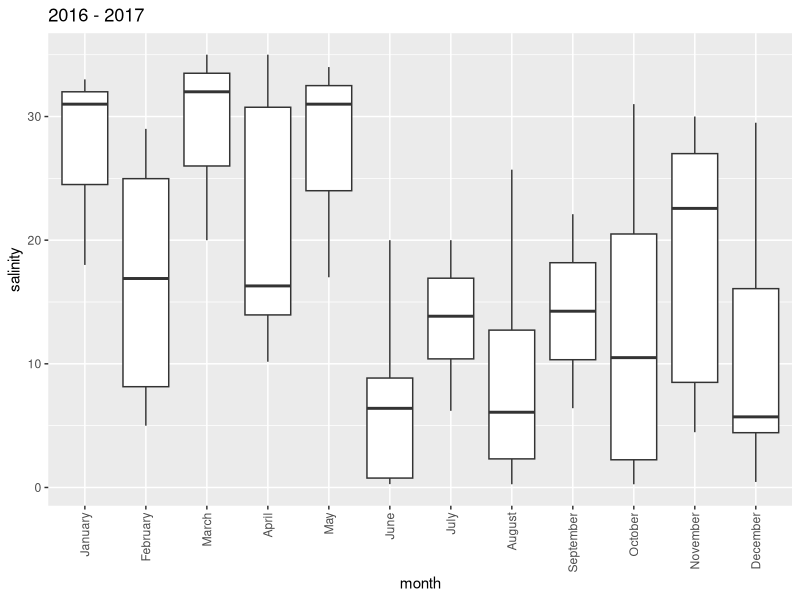
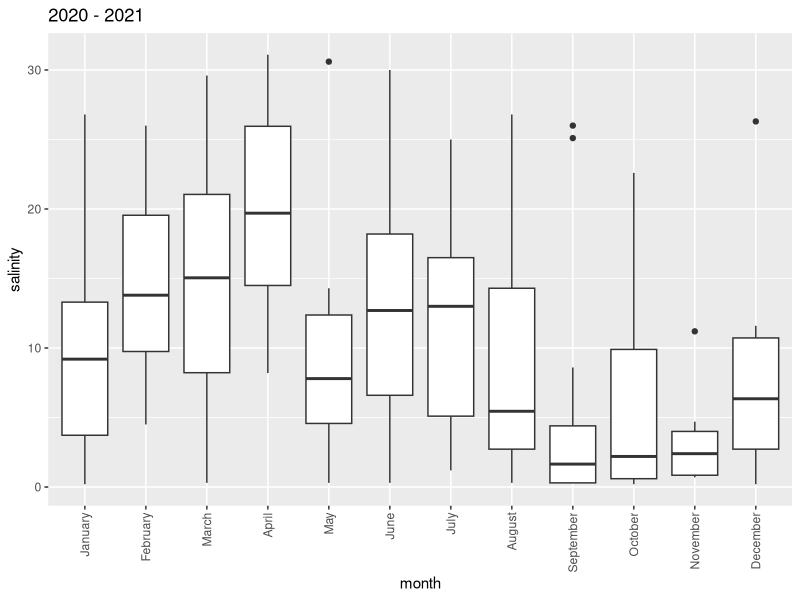

R code for these plots, in order: (Note: this script raises an error after producing the figures.)
## ---- chunk 1
knitr::opts_chunk$set(echo = TRUE)
## ---- chunk 2

library(lubridate)
library(reshape2)
library(tidyverse)
## ---- chunk 3
data_tbl <- read.csv("All CGW surface data_v2.csv")

month <- month(as.POSIXlt(data_tbl$Date, format="%m/%d/%Y"))
year <- year(as.POSIXlt(data_tbl$Date, format="%m/%d/%Y"))
variable <- data_tbl$Salinity

df <- data.frame(month, year, variable)

# remove 9999 values
df <- df[df$variable !=9999, ]
## ---- chunk 4
first_year <- 2016:2017
second_year <- 2020:2021
df_filt_first <- df[df$year == first_year, ] 
df_filt_second <- df[df$year == second_year, ]

# checking distribution (normal or non-normal). If p < 0.01 data is not normally distributed
shapiro.test(df_filt_first$variable)
shapiro.test(df_filt_second$variable)
## ---- chunk 5

# Plot data for the first selected year
mo_1 <- month.name[df_filt_first$month]
mo_data_1 <- data.frame("month" = mo_1, "salinity" = df_filt_first$variable)
mo_data_1$month <- factor(mo_data_1$month, levels = month.name)

p1 <- ggplot(mo_data_1, aes(x = month, y = salinity)) + 
    geom_boxplot() + 
  ggtitle(paste(as.character(first_year[1]), "-", as.character(first_year[2]))) +
  theme(axis.text.x = element_text(angle = 90, vjust = 0.5, hjust=1))
p1

# Plot data for the second selected year
mo_2 <- month.name[df_filt_second$month]
mo_data_2 <- data.frame("month" = mo_2, "salinity" = df_filt_second$variable)
mo_data_2$month <- factor(mo_data_2$month, levels = month.name)

p2 <- ggplot(mo_data_2, aes(x = month, y = salinity)) + 
    geom_boxplot() + 
  ggtitle(paste(as.character(second_year[1]), "-", as.character(second_year[2]))) +
  theme(axis.text.x = element_text(angle = 90, vjust = 0.5, hjust=1))
p2

## ---- chunk 6

# For entire time periods: first versus second selected periods (p < 0.01 indicates periods are different)
kw_test <- kruskal.test(list(df_filt_first$variable, df_filt_second$variable))
print(kw_test)

# Compare month of the first versus months of the second periods (e.g. Jan 2016-2017 vs Jan 2020-2021; p < 0.01 indicates periods are different)
kw_mo <- matrix(ncol = 1, nrow = 12) 
for (j in 1:12){
df_mo_first <- df_filt_first[df_filt_first$month == j, ] 
df_mo_second <- df_filt_second[df_filt_second$month == j, ] 
kw_test_mo <- kruskal.test(list(df_mo_first$variable, df_mo_second$variable))
kw_mo[j, ] <- kw_test_mo$p.value
}

kw_mo <- data.frame("p_value" = kw_mo$V1)

